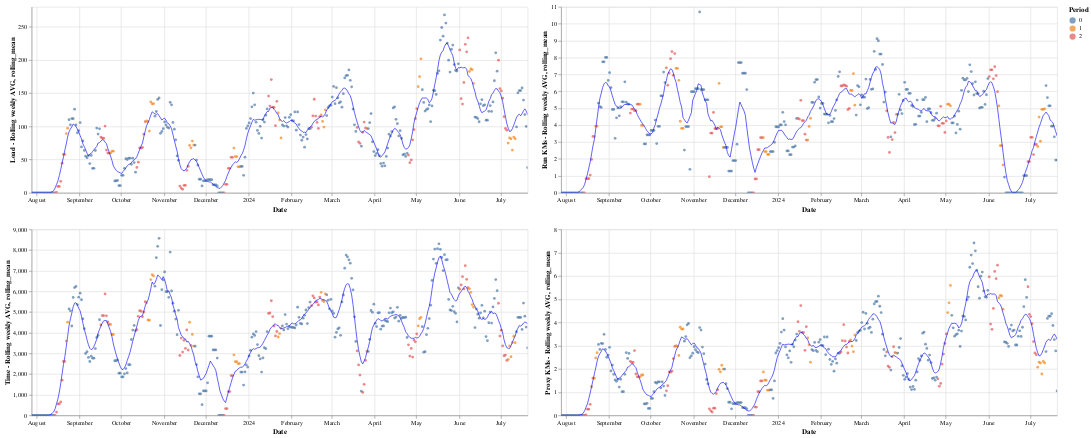

Notebook code cell kept with this figure:
### Code cell
training_load_rolling = scatter_plot(overall_by_date_df, "Date", "Load - Rolling weekly AVG")
time_rolling = scatter_plot(overall_by_date_df, "Date", "Time - Rolling weekly AVG")
run_kms_rolling = scatter_plot(overall_by_date_df, "Date", "Run KMs - Rolling weekly AVG")
proxy_kms_rolling = scatter_plot(overall_by_date_df, "Date", "Proxy KMs - Rolling weekly AVG")
(training_load_rolling & time_rolling) | (run_kms_rolling & proxy_kms_rolling )

### Figure 1 — Vega-Lite specification as saved in the notebook (floating-point values rounded to 4 significant figures; data arrays with more than 128 entries replaced by an {"elided": "..."} marker saying what was removed)
{"config": {"view": {"continuousWidth": 300, "continuousHeight": 300}}, "hconcat": [{"vconcat": [{"layer": [{"mark": {"type": "circle", "size": 20}, "encoding": {"color": {"field": "Period", "type": "nominal"}, "tooltip": [{"field": "Date", "type": "temporal"}, {"field": "Load - Rolling weekly AVG", "type": "quantitative"}, {"field": "Period", "type": "quantitative"}], "x": {"field": "Date", "type": "temporal"}, "y": {"field": "Load - Rolling weekly AVG", "scale": {"zero": false}, "type": "quantitative"}}, "name": "view_67"}, {"mark": {"type": "line", "color": "blue", "size": 1}, "encoding": {"x": {"field": "Date", "type": "temporal"}, "y": {"field": "rolling_mean", "scale": {"zero": false}, "type": "quantitative"}}, "transform": [{"window": [{"op": "mean", "field": "Load - Rolling weekly AVG", "as": "rolling_mean"}], "frame": [-5, 5]}]}], "data": {"name": "data-54b87c516967905327b5976542bdc4ae"}, "height": 300, "width": 800}, {"layer": [{"mark": {"type": "circle", "size": 20}, "encoding": {"color": {"field": "Period", "type": "nominal"}, "tooltip": [{"field": "Date", "type": "temporal"}, {"field": "Time - Rolling weekly AVG", "type": "quantitative"}, {"field": "Period", "type": "quantitative"}], "x": {"field": "Date", "type": "temporal"}, "y": {"field": "Time - Rolling weekly AVG", "scale": {"zero": false}, "type": "quantitative"}}, "name": "view_68"}, {"mark": {"type": "line", "color": "blue", "size": 1}, "encoding": {"x": {"field": "Date", "type": "temporal"}, "y": {"field": "rolling_mean", "scale": {"zero": false}, "type": "quantitative"}}, "transform": [{"window": [{"op": "mean", "field": "Time - Rolling weekly AVG", "as": "rolling_mean"}], "frame": [-5, 5]}]}], "data": {"name": "data-0487e341e5022c87e84d7c733f402f44"}, "height": 300, "width": 800}]}, {"vconcat": [{"layer": [{"mark": {"type": "circle", "size": 20}, "encoding": {"color": {"field": "Period", "type": "nominal"}, "tooltip": [{"field": "Date", "type": "temporal"}, {"field": "Run KMs - Rolling weekly AVG", "type": "quantitative"}, {"field": "Period", "type": "quantitative"}], "x": {"field": "Date", "type": "temporal"}, "y": {"field": "Run KMs - Rolling weekly AVG", "scale": {"zero": false}, "type": "quantitative"}}, "name": "view_69"}, {"mark": {"type": "line", "color": "blue", "size": 1}, "encoding": {"x": {"field": "Date", "type": "temporal"}, "y": {"field": "rolling_mean", "scale": {"zero": false}, "type": "quantitative"}}, "transform": [{"window": [{"op": "mean", "field": "Run KMs - Rolling weekly AVG", "as": "rolling_mean"}], "frame": [-5, 5]}]}], "data": {"name": "data-cf444883609c9ac467a4a312576d5ef1"}, "height": 300, "width": 800}, {"layer": [{"mark": {"type": "circle", "size": 20}, "encoding": {"color": {"field": "Period", "type": "nominal"}, "tooltip": [{"field": "Date", "type": "temporal"}, {"field": "Proxy KMs - Rolling weekly AVG", "type": "quantitative"}, {"field": "Period", "type": "quantitative"}], "x": {"field": "Date", "type": "temporal"}, "y": {"field": "Proxy KMs - Rolling weekly AVG", "scale": {"zero": false}, "type": "quantitative"}}, "name": "view_70"}, {"mark": {"type": "line", "color": "blue", "size": 1}, "encoding": {"x": {"field": "Date", "type": "temporal"}, "y": {"field": "rolling_mean", "scale": {"zero": false}, "type": "quantitative"}}, "transform": [{"window": [{"op": "mean", "field": "Proxy KMs - Rolling weekly AVG", "as": "rolling_mean"}], "frame": [-5, 5]}]}], "data": {"name": "data-470136439aa8255c613a645bb868ebe9"}, "height": 300, "width": 800}]}], "params": [{"name": "param_67", "select": {"type": "interval", "encodings": ["x", "y"]}, "bind": "scales", "views": ["view_67"]}, {"name": "param_68", "select": {"type": "interval", "encodings": ["x", "y"]}, "bind": "scales", "views": ["view_68"]}, {"name": "param_69", "select": {"type": "interval", "encodings": ["x", "y"]}, "bind": "scales", "views": ["view_69"]}, {"name": "param_70", "select": {"type": "interval", "encodings": ["x", "y"]}, "bind": "scales", "views": ["view_70"]}], "$schema": "https://vega.github.io/schema/vega-lite/v5.17.0.json", "datasets": {"data-54b87c516967905327b5976542bdc4ae": {"elided": "359 records"}, "data-0487e341e5022c87e84d7c733f402f44": {"elided": "359 records"}, "data-cf444883609c9ac467a4a312576d5ef1": {"elided": "359 records"}, "data-470136439aa8255c613a645bb868ebe9": {"elided": "359 records"}}}
